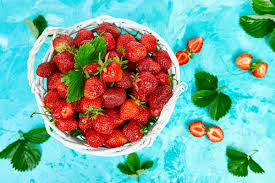
#> input picture pillow_lib_concept/strawberry.jpeg, 275 x 183 px
$ python main.py
#> lines starting #> are read from the running program, lines starting #| are printed output that depends on the picture
from PIL import Image

filename = "strawberry.jpeg"
with Image.open(filename) as img:
#> img is the input picture: PIL image 275x183 RGB; mean R, G, B 124.4, 172.9, 160.4
    img.load()
print(type(img))
#| <class 'PIL.JpegImagePlugin.JpegImageFile'>
print(isinstance(img, Image.Image))
#| True
img.show()
# Split the image into individual bands
red, green, blue = img.split()
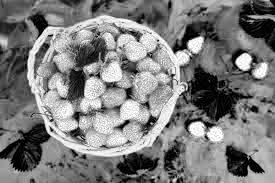
#> red: PIL image 275x183 L; min 0, max 255, mean 124.4
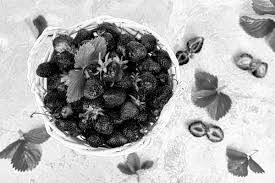
#> green: PIL image 275x183 L; min 0, max 255, mean 172.9
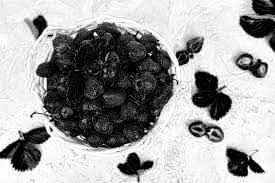
#> blue: PIL image 275x183 L; min 0, max 255, mean 160.4

# Zero out the red band
# zeroed_red_band = red.point(lambda _: 0)
# zeroed_blue_band = blue.point(lambda _: 0)
zeroed_green_band = green.point(lambda _: 0)
#> zeroed_green_band: PIL image 275x183 L; every value is 0

# Merge the bands back, replacing the red band with the zeroed band
merged_img1 = Image.merge("RGB", (red, zeroed_green_band, blue))
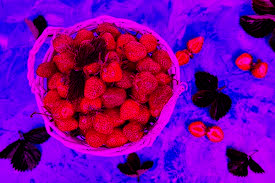
#> merged_img1: PIL image 275x183 RGB; mean R, G, B 124.4, 0, 160.4
# merged_img2 = Image.merge("RGB", (zeroed_green_band, green, zeroed_green_band))
# merged_img3 = Image.merge("RGB", (zeroed_green_band, zeroed_green_band, blue))

# Show the new image
merged_img1.show()
# [49 lines of commented-out code are left out]
